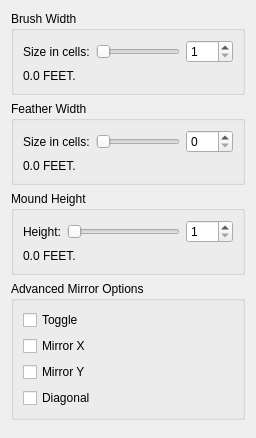
<?xml version="1.0" encoding="UTF-8"?>
<ui version="4.0">
 <class>WBQtMoundPanel</class>
 <widget class="QWidget" name="WBQtMoundPanel">
  <property name="windowTitle">
   <string>Mound / Dig Options</string>
  </property>
  <layout class="QVBoxLayout" name="rootLayout">
   <item>
    <widget class="QGroupBox" name="widthBox">
     <property name="title">
      <string>Brush Width</string>
     </property>
     <layout class="QVBoxLayout" name="widthLay">
      <item>
       <layout class="QHBoxLayout" name="widthRow" stretch="0,1,0">
        <item>
         <widget class="QLabel" name="widthCaptionLabel">
          <property name="text">
           <string>Size in cells:</string>
          </property>
         </widget>
        </item>
        <item>
         <widget class="QSlider" name="widthSlider">
          <property name="minimum">
           <number>1</number>
          </property>
          <property name="maximum">
           <number>51</number>
          </property>
          <property name="orientation">
           <enum>Qt::Horizontal</enum>
          </property>
         </widget>
        </item>
        <item>
         <widget class="QSpinBox" name="widthSpin">
          <property name="minimum">
           <number>1</number>
          </property>
          <property name="maximum">
           <number>999</number>
          </property>
         </widget>
        </item>
       </layout>
      </item>
      <item>
       <widget class="QLabel" name="widthLabel">
        <property name="text">
         <string>0.0 FEET.</string>
        </property>
       </widget>
      </item>
     </layout>
    </widget>
   </item>
   <item>
    <widget class="QGroupBox" name="featherBox">
     <property name="title">
      <string>Feather Width</string>
     </property>
     <layout class="QVBoxLayout" name="featherLay">
      <item>
       <layout class="QHBoxLayout" name="featherRow" stretch="0,1,0">
        <item>
         <widget class="QLabel" name="featherCaptionLabel">
          <property name="text">
           <string>Size in cells:</string>
          </property>
         </widget>
        </item>
        <item>
         <widget class="QSlider" name="featherSlider">
          <property name="minimum">
           <number>0</number>
          </property>
          <property name="maximum">
           <number>20</number>
          </property>
          <property name="orientation">
           <enum>Qt::Horizontal</enum>
          </property>
         </widget>
        </item>
        <item>
         <widget class="QSpinBox" name="featherSpin">
          <property name="minimum">
           <number>0</number>
          </property>
          <property name="maximum">
           <number>999</number>
          </property>
         </widget>
        </item>
       </layout>
      </item>
      <item>
       <widget class="QLabel" name="featherLabel">
        <property name="text">
         <string>0.0 FEET.</string>
        </property>
       </widget>
      </item>
     </layout>
    </widget>
   </item>
   <item>
    <widget class="QGroupBox" name="heightBox">
     <property name="title">
      <string>Mound Height</string>
     </property>
     <layout class="QVBoxLayout" name="heightLay">
      <item>
       <layout class="QHBoxLayout" name="heightRow" stretch="0,1,0">
        <item>
         <widget class="QLabel" name="heightCaptionLabel">
          <property name="text">
           <string>Height:</string>
          </property>
         </widget>
        </item>
        <item>
         <widget class="QSlider" name="heightSlider">
          <property name="minimum">
           <number>1</number>
          </property>
          <property name="maximum">
           <number>21</number>
          </property>
          <property name="orientation">
           <enum>Qt::Horizontal</enum>
          </property>
         </widget>
        </item>
        <item>
         <widget class="QSpinBox" name="heightSpin">
          <property name="minimum">
           <number>1</number>
          </property>
          <property name="maximum">
           <number>255</number>
          </property>
         </widget>
        </item>
       </layout>
      </item>
      <item>
       <widget class="QLabel" name="heightLabel">
        <property name="text">
         <string>0.0 FEET.</string>
        </property>
       </widget>
      </item>
     </layout>
    </widget>
   </item>
   <item>
    <widget class="QGroupBox" name="mirrorBox">
     <property name="title">
      <string>Advanced Mirror Options</string>
     </property>
     <layout class="QVBoxLayout" name="mirrorLay">
      <item>
       <widget class="QCheckBox" name="mirror">
        <property name="text">
         <string>Toggle</string>
        </property>
       </widget>
      </item>
      <item>
       <widget class="QCheckBox" name="mirrorX">
        <property name="text">
         <string>Mirror X</string>
        </property>
       </widget>
      </item>
      <item>
       <widget class="QCheckBox" name="mirrorY">
        <property name="text">
         <string>Mirror Y</string>
        </property>
       </widget>
      </item>
      <item>
       <widget class="QCheckBox" name="mirrorXY">
        <property name="text">
         <string>Diagonal</string>
        </property>
       </widget>
      </item>
     </layout>
    </widget>
   </item>
   <item>
    <spacer name="bottomSpacer">
     <property name="orientation">
      <enum>Qt::Vertical</enum>
     </property>
    </spacer>
   </item>
  </layout>
 </widget>
 <resources/>
 <connections/>
</ui>
